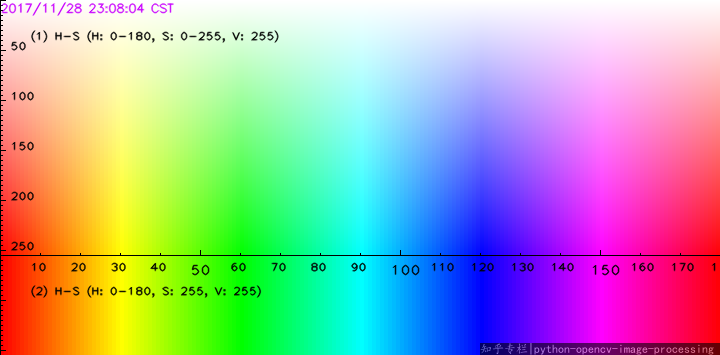
#> input picture actividades/filtros-convolucion/gyuw4.png, 720 x 355 px, found by its file name
$ python filtro-convolucion-escalado.py
#> lines starting #> are read from the running program, lines starting #| are printed output that depends on the picture
# FILTRO DE CONVOLUCIÓN CON ESCALADO
import cv2
import numpy as np
import time

# Cargar la imagen en escala de grises
img = cv2.imread(r"D:\Sexto Semestre\Graficacion\filtros-convolucion\gyuw4.png", cv2.IMREAD_GRAYSCALE)
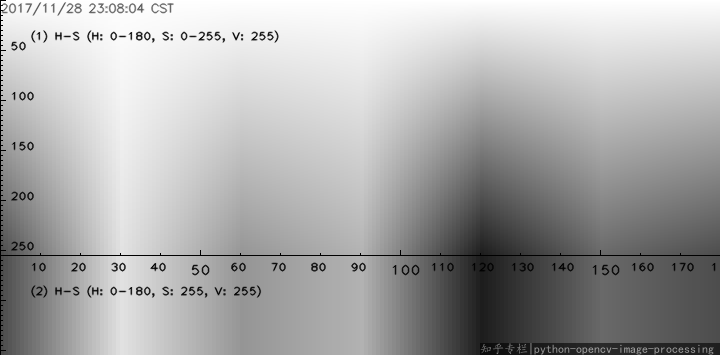
#> img: shape (355, 720); min 0, max 255, mean 170.2

# Obtener dimensiones de la imagen original
rows, cols = img.shape
#> rows = 355; cols = 720

# Crear una nueva imagen donde cada píxel esté rodeado de ceros
new_img = np.zeros((2 * rows - 1, 2 * cols - 1), dtype=img.dtype)

# Rellenar la nueva imagen con los píxeles originales
new_img[::2, ::2] = img
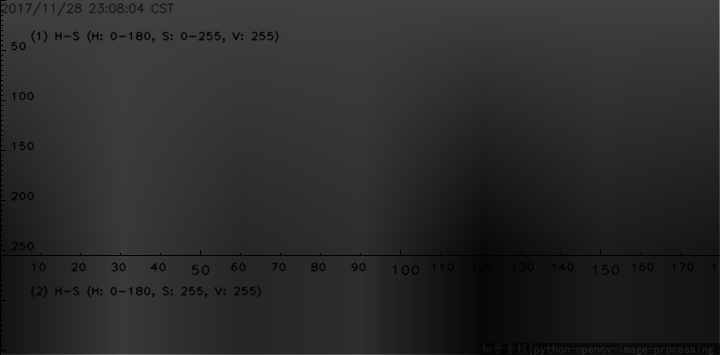
#> new_img: shape (709, 1439) (shown at 1/2 size); min 0, max 255, mean 42.6

# Medir el tiempo de ejecución
start_time = time.time()

# Definir el kernel de convolución (como el que mencionaste)
id_kernel = np.array([[-1, 0, 1],
                      [-2, 0, 2],
                      [-1, 0, 1]])

# Aplicar la convolución
flt_img = cv2.filter2D(src=new_img, ddepth=-1, kernel=id_kernel)
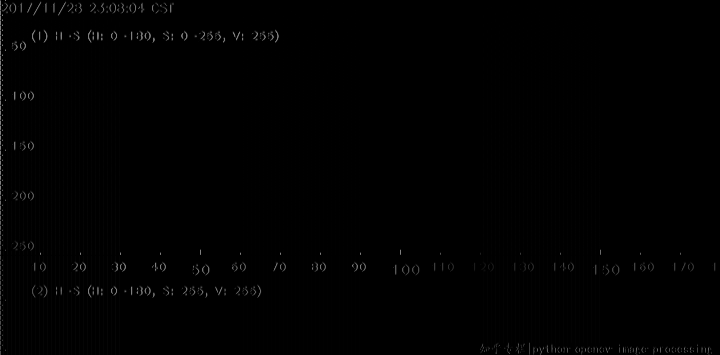
#> flt_img: shape (709, 1439) (shown at 1/2 size); min 0, max 255, mean 1.2

# Calcular el tiempo de ejecución
execution_time = time.time() - start_time
print('Tiempo de ejecución: {} segundos'.format(execution_time))

# Mostrar la imagen resultante
cv2.imshow('Imagen sin kernel aplicado', new_img)
cv2.imshow('Imagen con kernel aplicado', flt_img)
cv2.waitKey(0)
cv2.destroyAllWindows()
